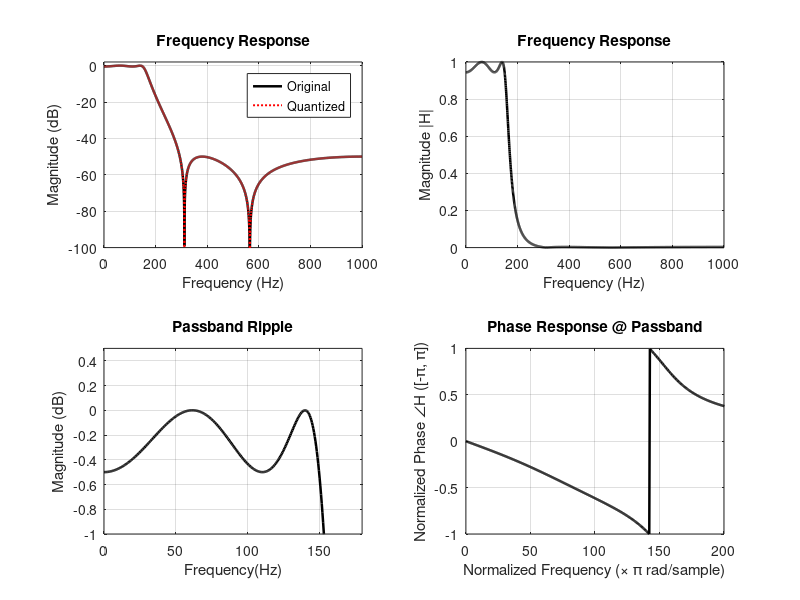

Here is the MATLAB script that generated this plot:
pkg load signal
clc; clear; close all;

% Describing filter requirements
Fs = 2000;
fp = 150;
fs = 300;

% digital frequency normalized to Nuyquist range [0,1]
omega_p = fp/(Fs/2);
omega_s = fs/(Fs/2);
Rp = 0.5;
As = 50;

% Defining analog filter order proposed elliptic
[N, Wc] = ellipord(omega_p, omega_s, Rp, As);

% Designing the Elliptic filter
[b, a] = ellip(N, Rp, As, Wc);

% Direct form to cascaded form
[sos, g] = tf2sos(b, a);

% Coefficient quantization
factor = 13;
scale = 2^factor;

sos_quantized = round(sos * scale) / scale;

%Verifing quantization
[b_q, a_q] = sos2tf(sos_quantized, g);

% Finding frequency response
nfft = 2048;
[H, W] = freqz(b, a, nfft);
H_mag_db = 20*log10(abs(H));
H_phase = angle(H) / pi; 
[H_quant, ~] = freqz(b_q, a_q, nfft);
H_quant_mag_db = 20*log10(abs(H_quant));

% Plotting resposnes
figure;
subplot(221);
plot(W/pi*(Fs/2), H_mag_db, 'k', 'LineWidth', 1.8);
hold on;
plot(W/pi*(Fs/2), H_quant_mag_db, 'r:', 'LineWidth', 1.4);
grid on;
ylim([-100, 2]);
title('Frequency Response');
xlabel('Frequency (Hz)');
ylabel('Magnitude (dB)');
legend('Original', 'Quantized');

subplot(222);
plot(W/pi*(Fs/2), abs(H), 'k', 'LineWidth', 1.8);
grid on;
title('Frequency Response');
xlabel('Frequency (Hz)');
ylabel('Magnitude |H|');

subplot(223);
plot(W/pi*(Fs/2), H_mag_db, 'k', 'LineWidth', 1.8);
grid on;
ylim([-1, 0.5]);
xlim([0 180]);
title('Passband Ripple');
xlabel('Frequency(Hz)');
ylabel('Magnitude (dB)');

subplot(224);
plot(W/pi*(Fs/2), H_phase, 'k', 'LineWidth', 1.8);
grid on;
title('Phase Response @ Passband');
xlabel('Normalized Frequency (\times \pi rad/sample)');
ylabel('Normalized Phase \angleH ([-\pi, \pi])');
xlim([0 200]);

% Print Result to console
fprintf('Calculated Order (N)   = %d\n', N);
fprintf('Cutoff Frequency = %dHz\n', Wc*(Fs/2));
disp('Direct Form Filter Coefficients');
disp('b=');
disp(b);
disp('a=');
disp(a);
disp('Cascaded Filter Coefficients(S0S), matrix of series second-order sections, one per row');
disp(sos);
disp('Filter Gain(g)');
disp(g);
disp('Quantized Coefficients(Q2.13)');
disp(sos_quantized);
% Print quantized coefficients as integers (what you'll actually paste into C code)
disp('Integer values for C code (Q2.13 format):');
disp(round(sos * scale));
